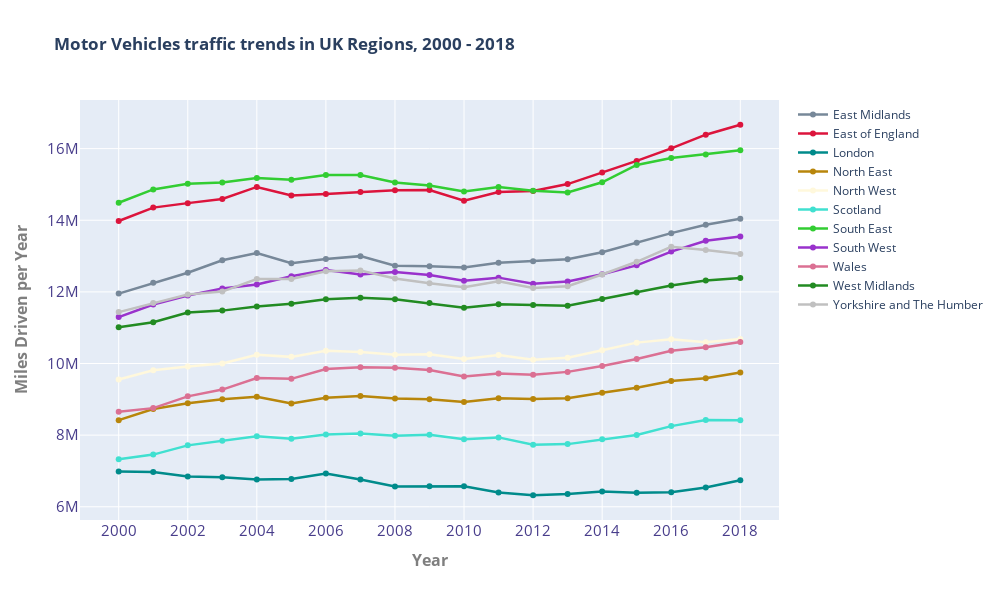

Notebook code cell kept with this figure:
### Code cell
### All motor vehicles vehicles --- UK Regions###
vehicles_traffic_flow(uk_traffic, 'all_motor_vehiclesmiles_driven', 'region_name')
